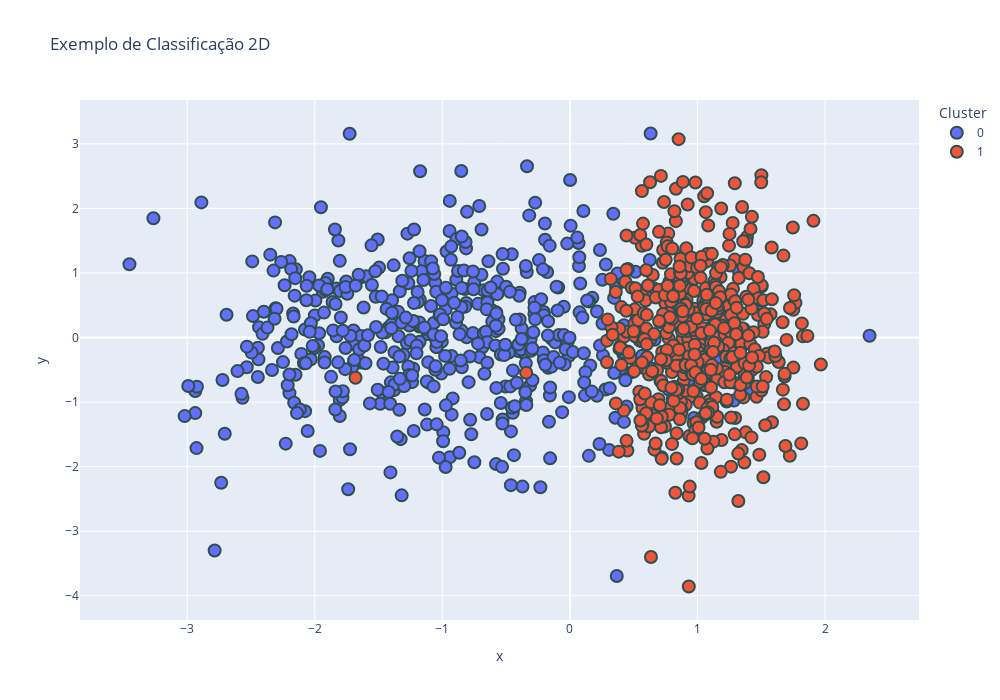

Notebook cell for this chart:
### Code cell
ax = px.scatter(x = X1[:, 0], y = X1[:, 1], height=700, width = 1000, color = make_categorical(Y1), title="Exemplo de Classificação 2D",labels={"color": "Cluster"})
ax.update_traces(marker=dict(size=12,
                              line=dict(width=2,
                                        color='DarkSlateGrey')),
                  selector=dict(mode='markers'))
ax.show()

### Figure 1 — Plotly figure (JSON) as saved in the notebook; plotly's stock layout.template omitted (floating-point values rounded to 4 significant figures; data arrays with more than 128 entries replaced by an {"elided": "..."} marker saying what was removed)
{"data": [{"hovertemplate": "Cluster=0<br>x=%{x}<br>y=%{y}<extra></extra>", "legendgroup": "0", "marker": {"color": "#636efa", "line": {"color": "DarkSlateGrey", "width": 2}, "size": 12, "symbol": "circle"}, "mode": "markers", "name": "0", "orientation": "v", "showlegend": true, "type": "scatter", "x": {"elided": "500 float values"}, "xaxis": "x", "y": {"elided": "500 float values"}, "yaxis": "y"}, {"hovertemplate": "Cluster=1<br>x=%{x}<br>y=%{y}<extra></extra>", "legendgroup": "1", "marker": {"color": "#EF553B", "line": {"color": "DarkSlateGrey", "width": 2}, "size": 12, "symbol": "circle"}, "mode": "markers", "name": "1", "orientation": "v", "showlegend": true, "type": "scatter", "x": {"elided": "500 float values"}, "xaxis": "x", "y": {"elided": "500 float values"}, "yaxis": "y"}], "layout": {"height": 700, "legend": {"title": {"text": "Cluster"}, "tracegroupgap": 0}, "title": {"text": "Exemplo de Classificação 2D"}, "width": 1000, "xaxis": {"anchor": "y", "domain": [0, 1], "title": {"text": "x"}}, "yaxis": {"anchor": "x", "domain": [0, 1], "title": {"text": "y"}}}}
